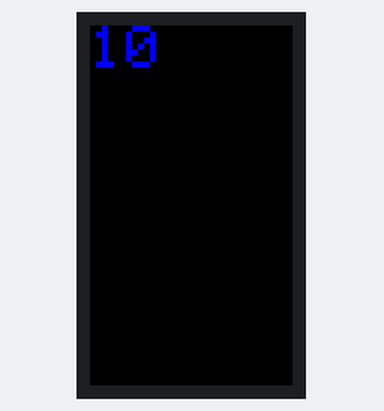
Bench run of a sketch on a simulated Arduino Uno, built with avr-gcc and run on an emulated ATmega328P. Parts: 135×240 colour display. What the sketch prints to the serial monitor is not drawn.

Above: at 0.36 s.
At 5.2 s:
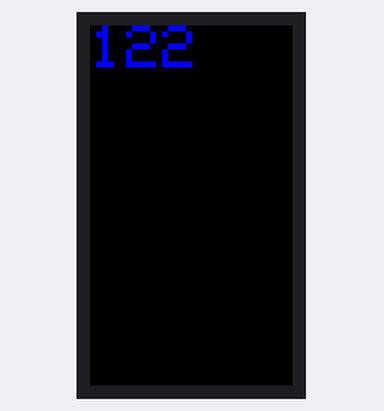
At 10.06 s:
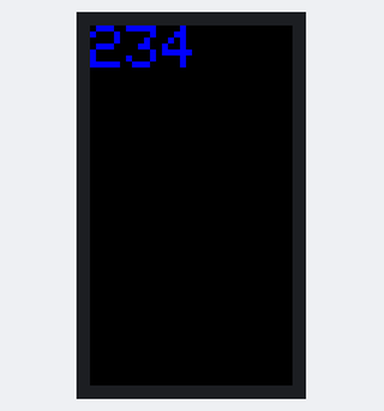
At 20.09 s:
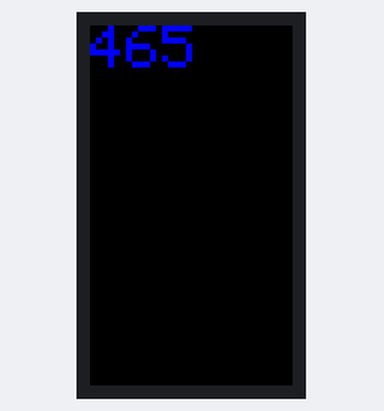
At 29.82 s:
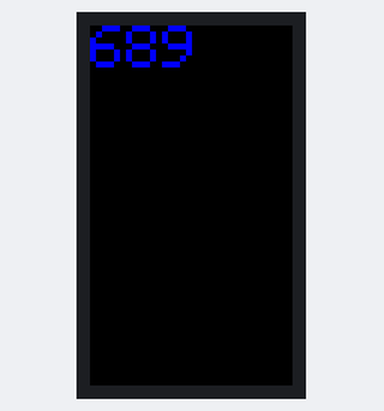
At 39.85 s:
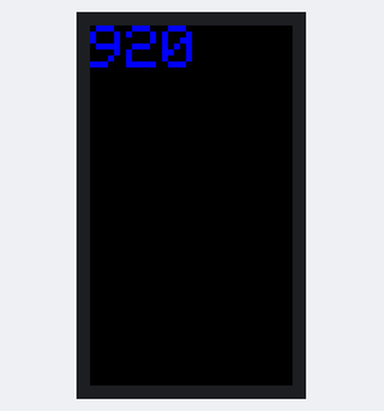

The sketch:

test_ST7789.ino
```cpp
#include <Adafruit_GFX.h>    // Core graphics library
#include <Adafruit_ST7735.h> // Hardware-specific library for ST7735
#include <Adafruit_ST7789.h> // Hardware-specific library for ST7789
#include <SPI.h>


#define TFT_CS         14
#define TFT_RST        15
#define TFT_DC         4

// For 1.14", 1.3", 1.54", 1.69", and 2.0" TFT with ST7789:
Adafruit_ST7789 tft = Adafruit_ST7789(TFT_CS, TFT_DC, TFT_RST);


void setup(void) {
  Serial.begin(115200);
  Serial.print("Temperatura, presion y humedad");

  // OR use this initializer (uncomment) if using a 1.14" 240x135 TFT:
  tft.init(135, 240);           // Init ST7789 240x135

  Serial.println(F("Initializada"));

  uint16_t time = millis();
  tft.fillScreen(ST77XX_BLACK);
  time = millis() - time;

  Serial.println(time);

}

int counter = 10;
void loop() {
  tft.fillScreen(ST77XX_BLACK);
  tft.setCursor(0, 0);
  tft.setTextColor(ST77XX_BLUE);
  tft.setTextSize(4);
  tft.print(counter++);
  delay(10);
}
```
